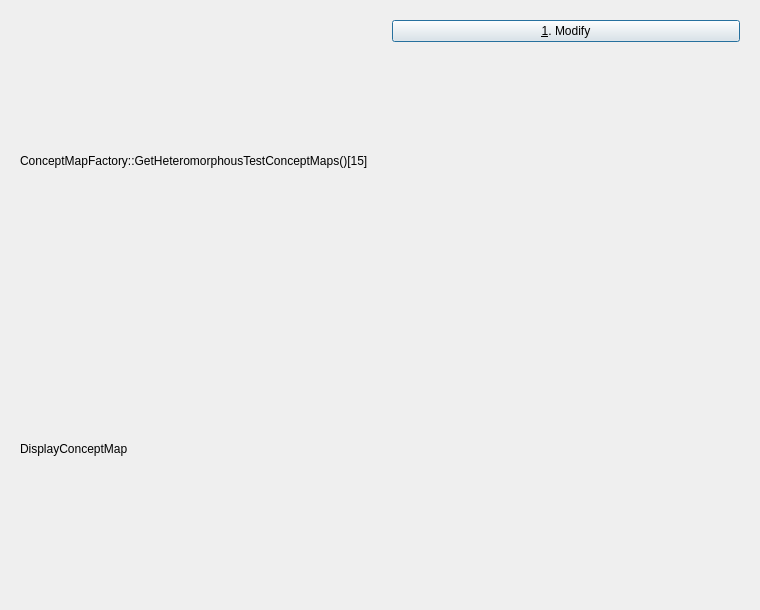
<?xml version="1.0" encoding="UTF-8"?>
<ui version="4.0">
 <class>QtTestConceptMapDisplayWidgetDialog</class>
 <widget class="QDialog" name="QtTestConceptMapDisplayWidgetDialog">
  <property name="geometry">
   <rect>
    <x>0</x>
    <y>0</y>
    <width>760</width>
    <height>610</height>
   </rect>
  </property>
  <property name="windowTitle">
   <string>Test ConceptMapDisplayWidget</string>
  </property>
  <layout class="QHBoxLayout" name="horizontalLayout">
   <item>
    <widget class="QWidget" name="widget" native="true">
     <layout class="QVBoxLayout" name="verticalLayout_2">
      <item>
       <widget class="QLabel" name="label_test">
        <property name="text">
         <string>ConceptMapFactory::GetHeteromorphousTestConceptMaps()[15]</string>
        </property>
       </widget>
      </item>
      <item>
       <widget class="QLabel" name="label_concept_map_type">
        <property name="text">
         <string>DisplayConceptMap</string>
        </property>
       </widget>
      </item>
     </layout>
    </widget>
   </item>
   <item>
    <widget class="QWidget" name="widget_menu" native="true">
     <property name="enabled">
      <bool>true</bool>
     </property>
     <layout class="QVBoxLayout" name="verticalLayout">
      <item>
       <widget class="QPushButton" name="button_test_modify">
        <property name="text">
         <string>&amp;1. Modify</string>
        </property>
       </widget>
      </item>
      <item>
       <spacer name="verticalSpacer">
        <property name="orientation">
         <enum>Qt::Vertical</enum>
        </property>
        <property name="sizeHint" stdset="0">
         <size>
          <width>20</width>
          <height>63</height>
         </size>
        </property>
       </spacer>
      </item>
     </layout>
    </widget>
   </item>
  </layout>
 </widget>
 <resources/>
 <connections/>
</ui>
